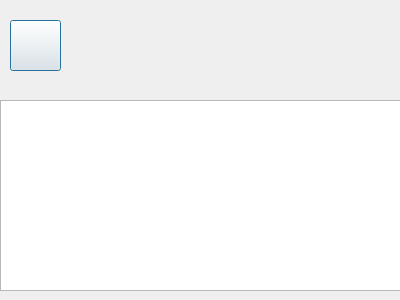
<?xml version="1.0" encoding="UTF-8"?>
<ui version="4.0">
 <class>NewFileDialog</class>
 <widget class="QDialog" name="NewFileDialog">
  <property name="geometry">
   <rect>
    <x>0</x>
    <y>0</y>
    <width>400</width>
    <height>300</height>
   </rect>
  </property>
  <property name="windowTitle">
   <string>Dialog</string>
  </property>
  <widget class="QTextEdit" name="textEdit">
   <property name="geometry">
    <rect>
     <x>0</x>
     <y>100</y>
     <width>401</width>
     <height>191</height>
    </rect>
   </property>
  </widget>
  <widget class="QPushButton" name="pushButton">
   <property name="geometry">
    <rect>
     <x>10</x>
     <y>20</y>
     <width>51</width>
     <height>51</height>
    </rect>
   </property>
   <property name="styleSheet">
    <string notr="true">QPushButton{border-image: url(:/icon/southeast.jpg);}</string>
   </property>
   <property name="text">
    <string/>
   </property>
  </widget>
 </widget>
 <resources/>
 <connections/>
</ui>
